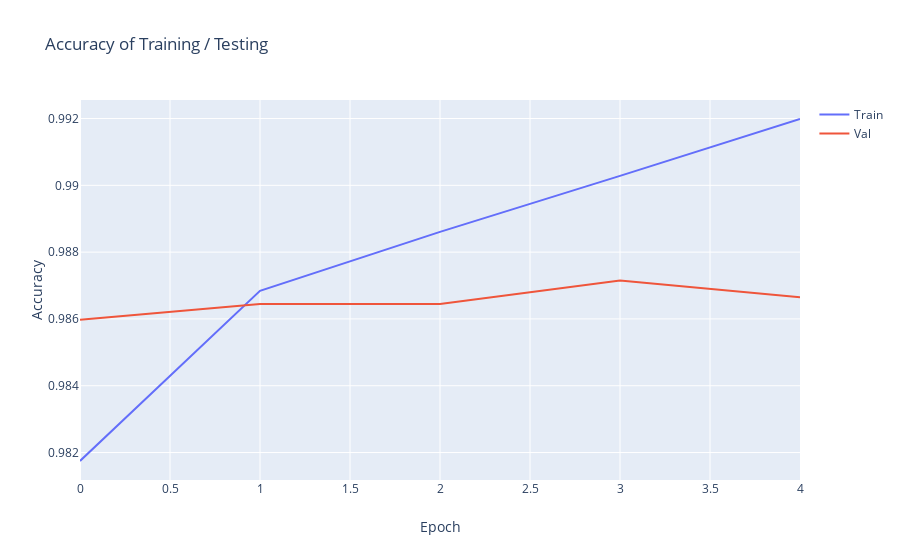

Notebook code cell kept with this figure:
### Code cell
import plotly.graph_objects as go

fig = go.Figure()

fig.add_trace(go.Scatter(x=df_history["Unnamed: 0"], y=df_history["acc"],
                    mode='lines',
                    name='Train'))

fig.add_trace(go.Scatter(x=df_history["Unnamed: 0"], y=df_history["val_acc"],
                    mode='lines',
                    name='Val'))

fig.update_layout(title='Accuracy of Training / Testing',
                   xaxis_title='Epoch',
                   yaxis_title='Accuracy')
fig.show()

### Figure 1 — Plotly figure (JSON) as saved in the notebook; plotly's stock layout.template omitted (floating-point values rounded to 4 significant figures)
{"data": [{"mode": "lines", "name": "Train", "type": "scatter", "x": [0, 1, 2, 3, 4], "y": [0.9817, 0.9868, 0.9886, 0.9903, 0.992]}, {"mode": "lines", "name": "Val", "type": "scatter", "x": [0, 1, 2, 3, 4], "y": [0.986, 0.9864, 0.9864, 0.9871, 0.9866]}], "layout": {"title": {"text": "Accuracy of Training / Testing"}, "xaxis": {"title": {"text": "Epoch"}}, "yaxis": {"title": {"text": "Accuracy"}}}}
